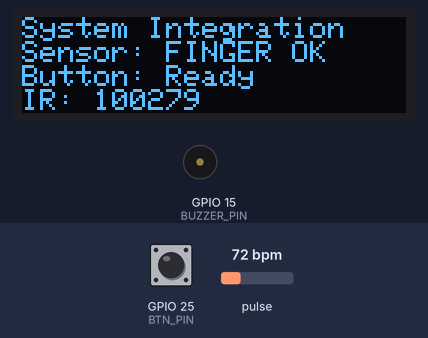
The sketch below on a simulated ESP32. Shown: 128×32 one-colour display, buzzer (waves = sounding, pin HIGH). The inputs (shaded band) are chosen by the test bench; at power-on: GPIO 25 (BTN_PIN) HIGH, pulse 72 bpm. What the sketch prints to the serial monitor is not drawn.

Above: at 4.9 s.
5.0 s: GPIO 25 (BTN_PIN) pulled LOW for 1 s
At 5.9 s:
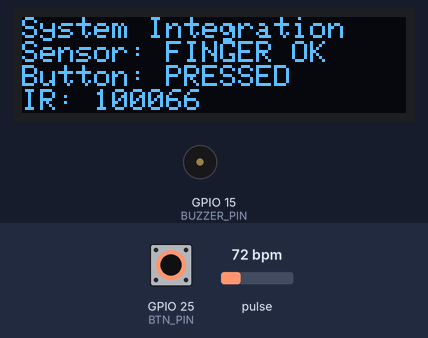
7.5 s: pulse set to 42 bpm
At 8.1 s:
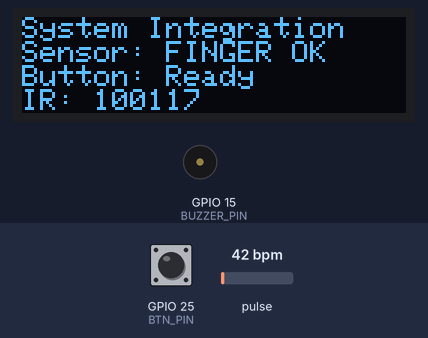
9.2 s: pulse set to 70 bpm
At 10.4 s:
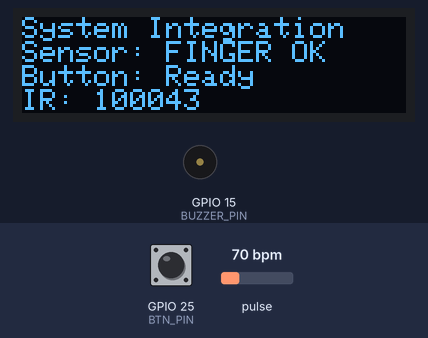
11.5 s: GPIO 25 (BTN_PIN) pulled LOW for 1 s
At 12.1 s:
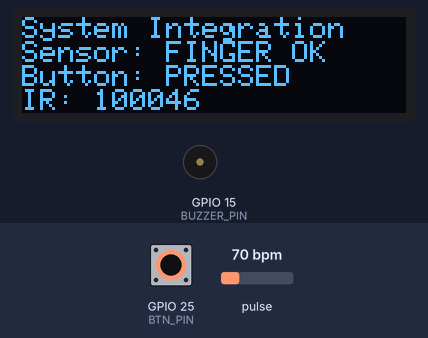
14.0 s: pulse set to 100 bpm
At 14.9 s:
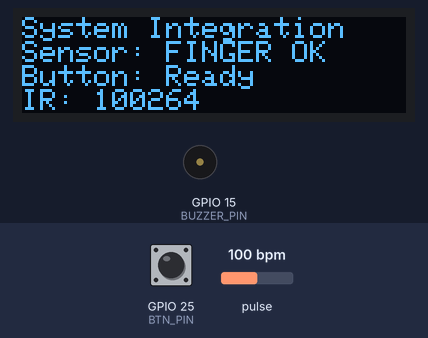
Timing chart, 0 to 17.0 s (numbered marks = the images above; inputs shaded):
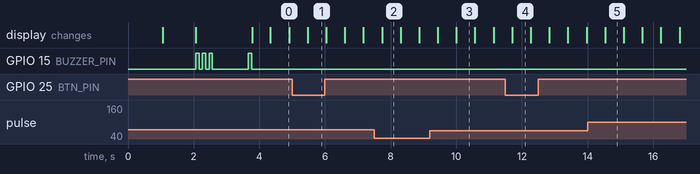

The sketch:

system-integration.ino
```cpp
/*
 * System Integration Test
 *
 * This program tests all hardware components working together:
 * - MAX30102 sensor (SpO2 and heart rate)
 * - SSD1306 OLED display
 * - Push button input
 * - Buzzer audio output
 *
 * Test sequence:
 * 1. Initialize all components
 * 2. Display system status on OLED
 * 3. Show live sensor readings
 * 4. Respond to button presses with beeps
 * 5. Demonstrate complete system functionality
 */

#include <Wire.h>
#include "MAX30105.h"
#include "spo2_algorithm.h"
#include <Adafruit_GFX.h>
#include <Adafruit_SSD1306.h>

// Hardware pins
#define I2C_SDA 21
#define I2C_SCL 22
#define BTN_PIN 25
#define BUZZER_PIN 15

// Display configuration
#define OLED_WIDTH 128
#define OLED_HEIGHT 32
#define OLED_ADDR 0x3C
Adafruit_SSD1306 display(OLED_WIDTH, OLED_HEIGHT, &Wire, -1);

// Sensor
MAX30105 sensor;

// Test state
enum TestState {
  INIT_TEST,
  SENSOR_TEST,
  BUTTON_TEST,
  RUNNING_TEST
};
TestState currentTest = INIT_TEST;

// Button handling
bool lastButtonState = HIGH;
unsigned long lastButtonTime = 0;
const unsigned long DEBOUNCE_DELAY = 50;

// Sensor data
uint32_t lastIR = 0;
bool fingerDetected = false;

void setup() {
  Serial.begin(115200);
  Serial.println("System Integration Test");
  Serial.println("======================");

  // Initialize I2C
  Wire.begin(I2C_SDA, I2C_SCL);
  Wire.setClock(400000);

  // Initialize GPIO
  pinMode(BTN_PIN, INPUT_PULLUP);
  pinMode(BUZZER_PIN, OUTPUT);
  digitalWrite(BUZZER_PIN, LOW);

  // Test sequence
  testDisplay();
  testSensor();
  testBuzzer();

  currentTest = RUNNING_TEST;
  Serial.println("All systems ready! Running integration test...");
  beep(100);
}

void loop() {
  switch(currentTest) {
    case RUNNING_TEST:
      readSensor();
      checkButton();
      updateDisplay();
      break;
    default:
      break;
  }

  delay(100);
}

void testDisplay() {
  Serial.print("Testing OLED display... ");

  if (!display.begin(SSD1306_SWITCHCAPVCC, OLED_ADDR)) {
    Serial.println("FAILED - Display not found at 0x3C");
    while(1) delay(1000);
  }

  display.clearDisplay();
  display.setTextColor(SSD1306_WHITE);
  display.setTextSize(1);
  display.setCursor(0, 0);
  display.println("System Test v1.0");
  display.println("Display: OK");
  display.display();

  Serial.println("OK");
  delay(1000);
}

void testSensor() {
  Serial.print("Testing MAX30102 sensor... ");

  if (!sensor.begin(Wire, I2C_SPEED_FAST)) {
    Serial.println("FAILED - Sensor not found at 0x57");
    display.clearDisplay();
    display.setCursor(0, 0);
    display.println("Sensor: FAILED");
    display.display();
    while(1) delay(1000);
  }

  // Configure sensor
  sensor.setup(220, 8, 2, 100, 411, 16384);
  sensor.setPulseAmplitudeRed(220);
  sensor.setPulseAmplitudeIR(220);
  sensor.setPulseAmplitudeGreen(0);

  display.clearDisplay();
  display.setCursor(0, 0);
  display.println("Display: OK");
  display.println("Sensor: OK");
  display.display();

  Serial.println("OK");
  delay(1000);
}

void testBuzzer() {
  Serial.print("Testing buzzer... ");

  display.clearDisplay();
  display.setCursor(0, 0);
  display.println("Display: OK");
  display.println("Sensor: OK");
  display.println("Testing Buzzer...");
  display.display();

  // Test beep pattern
  for(int i = 0; i < 3; i++) {
    digitalWrite(BUZZER_PIN, HIGH);
    delay(100);
    digitalWrite(BUZZER_PIN, LOW);
    delay(100);
  }

  Serial.println("OK");
  delay(1000);
}

void readSensor() {
  if (sensor.available()) {
    lastIR = sensor.getIR();
    sensor.nextSample();
  }
  sensor.check();

  fingerDetected = (lastIR > 15000);
}

void checkButton() {
  bool currentButtonState = digitalRead(BTN_PIN);

  if (currentButtonState != lastButtonState) {
    lastButtonTime = millis();
  }

  if ((millis() - lastButtonTime) > DEBOUNCE_DELAY) {
    if (currentButtonState == LOW && lastButtonState == HIGH) {
      // Button pressed
      Serial.println("Button pressed!");
      beep(200);
    }
  }

  lastButtonState = currentButtonState;
}

void updateDisplay() {
  static unsigned long lastUpdate = 0;
  if (millis() - lastUpdate < 500) return; // Update every 500ms

  display.clearDisplay();
  display.setTextSize(1);
  display.setCursor(0, 0);

  display.println("System Integration");

  // Sensor status
  display.print("Sensor: ");
  if (fingerDetected) {
    display.print("FINGER OK");
  } else {
    display.print("No finger");
  }
  display.println();

  // Button status
  display.print("Button: ");
  if (digitalRead(BTN_PIN) == LOW) {
    display.print("PRESSED");
  } else {
    display.print("Ready");
  }
  display.println();

  // Raw IR value for debugging
  display.print("IR: ");
  display.print(lastIR);

  display.display();
  lastUpdate = millis();
}

void beep(int duration) {
  digitalWrite(BUZZER_PIN, HIGH);
  delay(duration);
  digitalWrite(BUZZER_PIN, LOW);
}
```

Measured:
- after the input at 5.0 s, the display: changes after 0.47 s (image 1)
- after the input at 11.5 s, the display: changes after 0.20 s (image 4)
- what the display in image 0 shows lasts 0.6 s, from 4.3 s to 4.9 s
